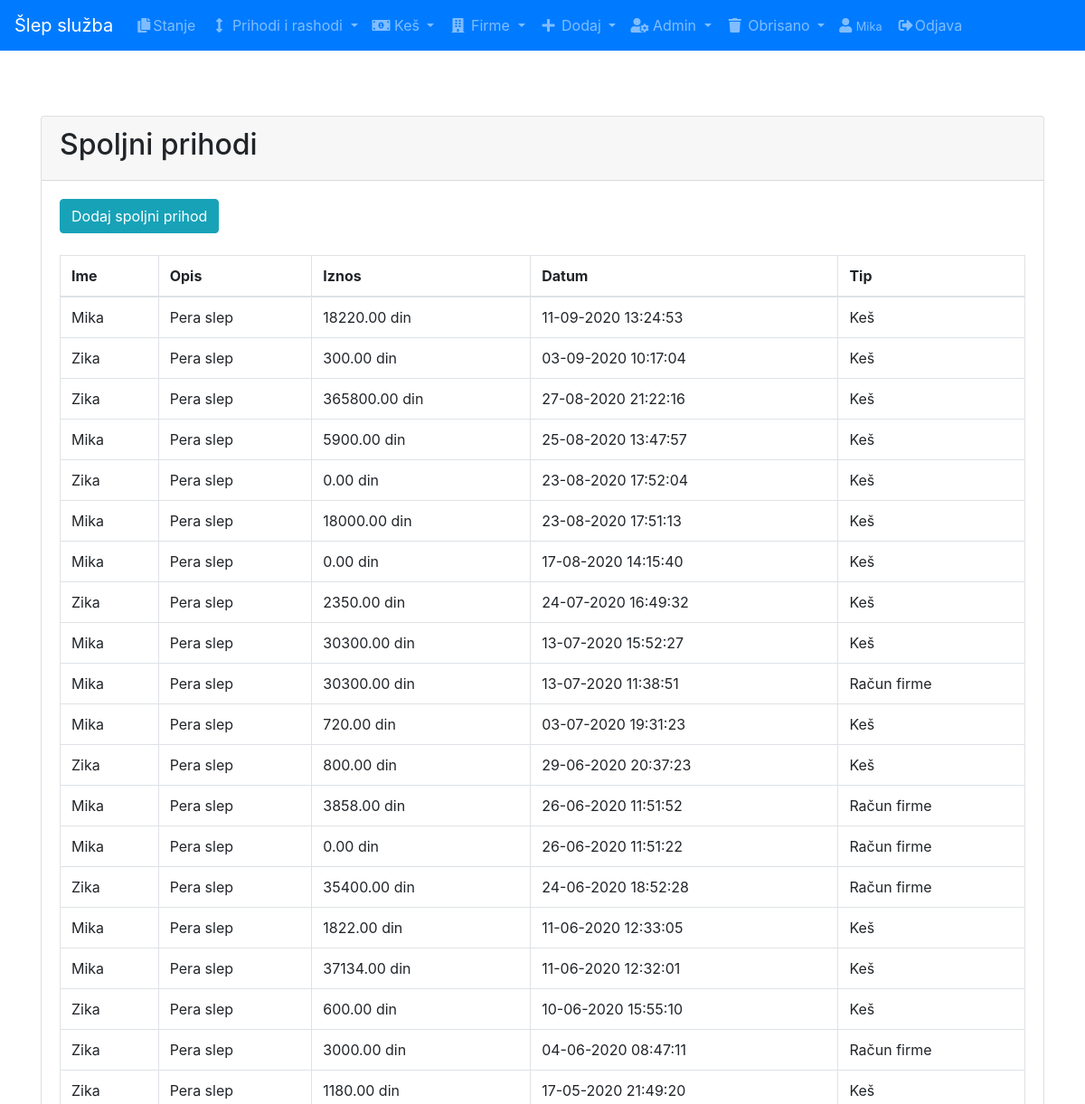
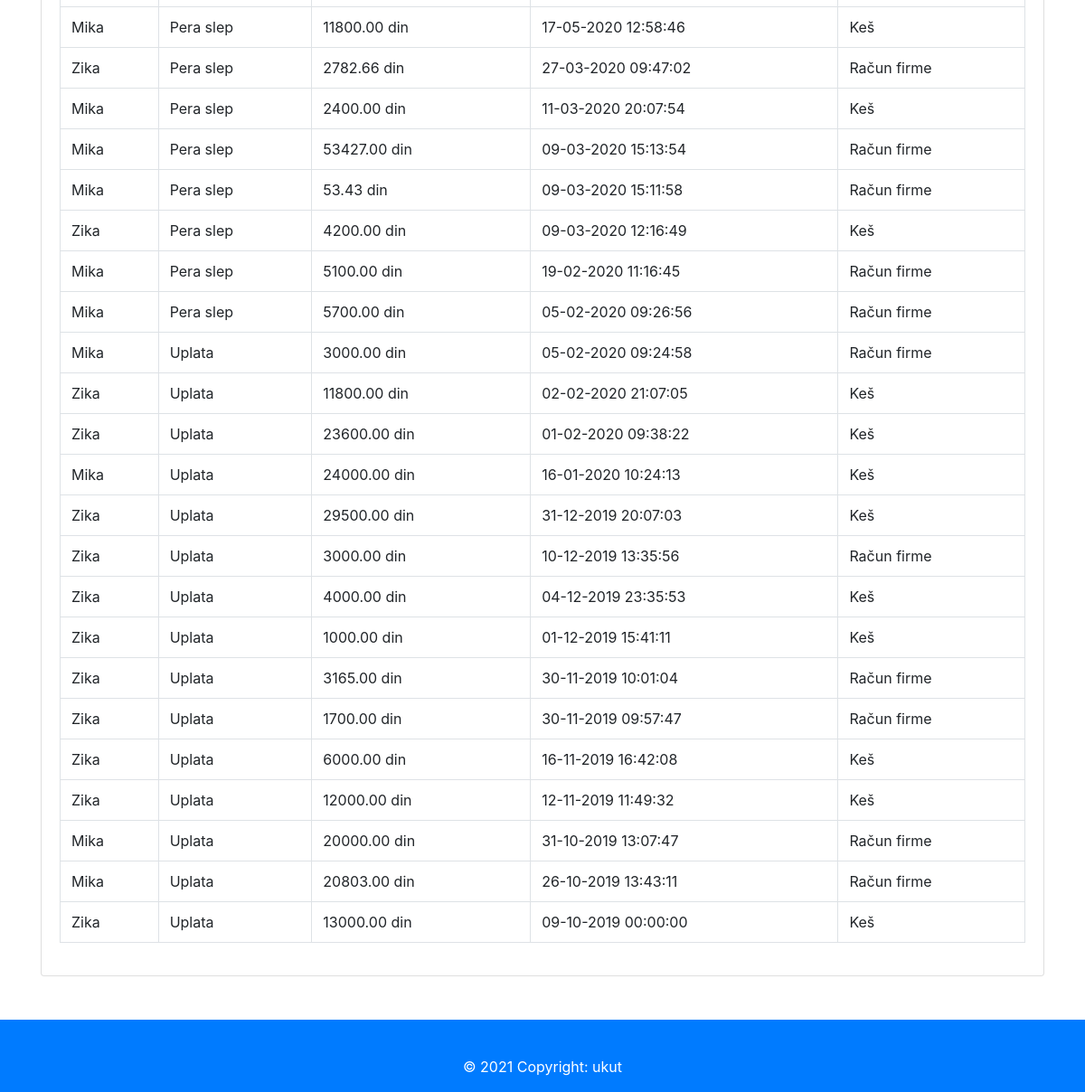
The app's page /sprihod.php (signed in) with its own data (2 pictures, top to bottom).
### tables this page shows
CREATE TABLE `out_income` (
  `idoutinc` int(11) NOT NULL,
  `opis` varchar(255) DEFAULT NULL,
  `iznos` decimal(11,2) DEFAULT NULL,
  `datum` datetime DEFAULT NULL,
  `userid` int(10) DEFAULT NULL,
  `tip` varchar(3) NOT NULL DEFAULT 'KES'
);

CREATE TABLE `users` (
  `id` int(10) UNSIGNED NOT NULL,
  `name` varchar(50) NOT NULL,
  `email` varchar(50) NOT NULL,
  `password` varchar(45) NOT NULL,
  `token` varchar(11) DEFAULT NULL,
  `expire` datetime DEFAULT NULL,
  `role` int(1) DEFAULT NULL
);

### sprihod.php (the view, shortened to what this page needs)
<?php
include('db.php');
$sql = "SELECT out_income.opis as opis, out_income.iznos as iznos,(DATE_FORMAT(out_income.datum, '%d-%m-%Y %H:%i:%S')) as datum, users.name as ime,out_income.tip as tip FROM aerodrom_as.out_income inner join aerodrom_as.users on out_income.userid = users.id order by out_income.idoutinc desc";
$stmt=$connection->prepare($sql);
$stmt->execute();
$data=$stmt->fetchAll(PDO::FETCH_ASSOC);
require 'header.php';
?>
<div class="container">
  <div class="card mt-5">
    <div class="card-header">
      <h2>Spoljni prihodi</h2>
    </div>
  <div>
  <div class="card-body">
  <a href="" class="btn btn-info btn-rounded mb-4" data-toggle="modal" data-target="#modalSubscriptionForm">Dodaj spoljni prihod</a>
  <div class="table-responsive">
  <table class="table table-bordered">
    <thead>
    <tr>
        <th>Ime</th>
          <th>Opis</th>
          <th>Iznos</th>
            <th>Datum</th>
            <th>Tip</th>
      </tr>
    </thead><tbody>
    <?php foreach($data as $list){?>
    <tr>
     <td><?php echo $list['ime']?></td>
      <td><?php echo $list['opis']?></td>
      <td><?php echo $list['iznos']?> din</td>
      <td><?php echo $list['datum']?> </td>
      <td><?php if ($list['tip'] == "KES") {echo "Keš";}else echo "Račun firme";?></td>
    </tr>
    <?php } ?></tbody>
  </table></div>
  </div>
</div></div></div>
<?php require 'footer.php'; ?>

### records on screen
out_income: userid.name "Mika", opis "Pera slep", iznos "18220.00", datum "11-09-2020 13:24:53", tip "Keš"
out_income: userid.name "Zika", opis "Pera slep", iznos "300.00", datum "03-09-2020 10:17:04", tip "Keš"
out_income: userid.name "Zika", opis "Pera slep", iznos "365800.00", datum "27-08-2020 21:22:16", tip "Keš"
out_income: userid.name "Mika", opis "Pera slep", iznos "5900.00", datum "25-08-2020 13:47:57", tip "Keš"
out_income: userid.name "Zika", opis "Pera slep", iznos "0.00", datum "23-08-2020 17:52:04", tip "Keš"
out_income: userid.name "Mika", opis "Pera slep", iznos "18000.00", datum "23-08-2020 17:51:13", tip "Keš"
out_income: userid.name "Mika", opis "Pera slep", iznos "0.00", datum "17-08-2020 14:15:40", tip "Keš"
out_income: userid.name "Zika", opis "Pera slep", iznos "2350.00", datum "24-07-2020 16:49:32", tip "Keš"
out_income: userid.name "Mika", opis "Pera slep", iznos "30300.00", datum "13-07-2020 15:52:27", tip "Keš"
out_income: userid.name "Mika", opis "Pera slep", iznos "30300.00", datum "13-07-2020 11:38:51", tip "Račun firme"
out_income: userid.name "Mika", opis "Pera slep", iznos "720.00", datum "03-07-2020 19:31:23", tip "Keš"
out_income: userid.name "Zika", opis "Pera slep", iznos "800.00", datum "29-06-2020 20:37:23", tip "Keš"
out_income: userid.name "Mika", opis "Pera slep", iznos "3858.00", datum "26-06-2020 11:51:52", tip "Račun firme"
out_income: userid.name "Mika", opis "Pera slep", iznos "0.00", datum "26-06-2020 11:51:22", tip "Račun firme"
out_income: userid.name "Zika", opis "Pera slep", iznos "35400.00", datum "24-06-2020 18:52:28", tip "Račun firme"
out_income: userid.name "Mika", opis "Pera slep", iznos "1822.00", datum "11-06-2020 12:33:05", tip "Keš"
out_income: userid.name "Mika", opis "Pera slep", iznos "37134.00", datum "11-06-2020 12:32:01", tip "Keš"
out_income: userid.name "Zika", opis "Pera slep", iznos "600.00", datum "10-06-2020 15:55:10", tip "Keš"
out_income: userid.name "Zika", opis "Pera slep", iznos "3000.00", datum "04-06-2020 08:47:11", tip "Račun firme"
out_income: userid.name "Zika", opis "Pera slep", iznos "1180.00", datum "17-05-2020 21:49:20", tip "Keš"
out_income: userid.name "Mika", opis "Pera slep", iznos "11800.00", datum "17-05-2020 12:58:46", tip "Keš"
out_income: userid.name "Zika", opis "Pera slep", iznos "2782.66", datum "27-03-2020 09:47:02", tip "Račun firme"
out_income: userid.name "Mika", opis "Pera slep", iznos "2400.00", datum "11-03-2020 20:07:54", tip "Keš"
out_income: userid.name "Mika", opis "Pera slep", iznos "53427.00", datum "09-03-2020 15:13:54", tip "Račun firme"
out_income: userid.name "Mika", opis "Pera slep", iznos "53.43", datum "09-03-2020 15:11:58", tip "Račun firme"
out_income: userid.name "Zika", opis "Pera slep", iznos "4200.00", datum "09-03-2020 12:16:49", tip "Keš"
out_income: userid.name "Mika", opis "Pera slep", iznos "5100.00", datum "19-02-2020 11:16:45", tip "Račun firme"
out_income: userid.name "Mika", opis "Pera slep", iznos "5700.00", datum "05-02-2020 09:26:56", tip "Račun firme"
out_income: userid.name "Mika", opis "Uplata", iznos "3000.00", datum "05-02-2020 09:24:58", tip "Račun firme"
out_income: userid.name "Zika", opis "Uplata", iznos "11800.00", datum "02-02-2020 21:07:05", tip "Keš"
out_income: userid.name "Zika", opis "Uplata", iznos "23600.00", datum "01-02-2020 09:38:22", tip "Keš"
out_income: userid.name "Mika", opis "Uplata", iznos "24000.00", datum "16-01-2020 10:24:13", tip "Keš"
out_income: userid.name "Zika", opis "Uplata", iznos "29500.00", datum "31-12-2019 20:07:03", tip "Keš"
out_income: userid.name "Zika", opis "Uplata", iznos "3000.00", datum "10-12-2019 13:35:56", tip "Račun firme"
out_income: userid.name "Zika", opis "Uplata", iznos "4000.00", datum "04-12-2019 23:35:53", tip "Keš"
out_income: userid.name "Zika", opis "Uplata", iznos "1000.00", datum "01-12-2019 15:41:11", tip "Keš"
out_income: userid.name "Zika", opis "Uplata", iznos "3165.00", datum "30-11-2019 10:01:04", tip "Račun firme"
out_income: userid.name "Zika", opis "Uplata", iznos "1700.00", datum "30-11-2019 09:57:47", tip "Račun firme"
out_income: userid.name "Zika", opis "Uplata", iznos "6000.00", datum "16-11-2019 16:42:08", tip "Keš"
out_income: userid.name "Zika", opis "Uplata", iznos "12000.00", datum "12-11-2019 11:49:32", tip "Keš"
out_income: userid.name "Mika", opis "Uplata", iznos "20000.00", datum "31-10-2019 13:07:47", tip "Račun firme"
out_income: userid.name "Mika", opis "Uplata", iznos "20803.00", datum "26-10-2019 13:43:11", tip "Račun firme"
out_income: userid.name "Zika", opis "Uplata", iznos "13000.00", datum "09-10-2019 00:00:00", tip "Keš"

### other values on screen
$_SESSION['name'] "Mika"
